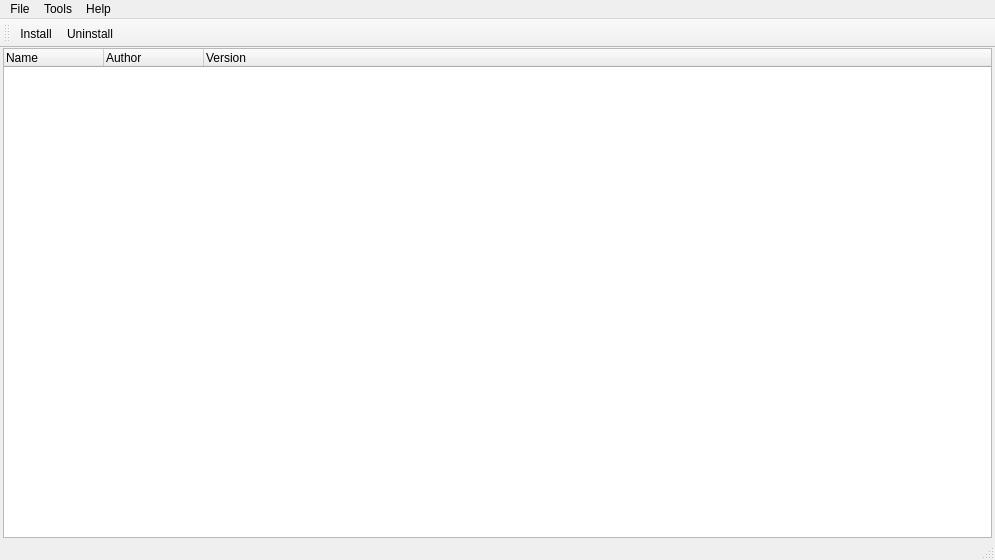
<?xml version="1.0" encoding="UTF-8"?>
<ui version="4.0">
 <class>MainWindow</class>
 <widget class="QMainWindow" name="MainWindow">
  <property name="geometry">
   <rect>
    <x>0</x>
    <y>0</y>
    <width>995</width>
    <height>560</height>
   </rect>
  </property>
  <property name="windowTitle">
   <string>XV2 Mods Installer</string>
  </property>
  <widget class="QWidget" name="centralWidget">
   <layout class="QHBoxLayout" name="horizontalLayout">
    <property name="leftMargin">
     <number>3</number>
    </property>
    <property name="topMargin">
     <number>0</number>
    </property>
    <property name="rightMargin">
     <number>3</number>
    </property>
    <property name="bottomMargin">
     <number>0</number>
    </property>
    <item>
     <widget class="QTreeWidget" name="modsList">
      <property name="contextMenuPolicy">
       <enum>Qt::ActionsContextMenu</enum>
      </property>
      <property name="rootIsDecorated">
       <bool>false</bool>
      </property>
      <column>
       <property name="text">
        <string>Name</string>
       </property>
      </column>
      <column>
       <property name="text">
        <string>Author</string>
       </property>
      </column>
      <column>
       <property name="text">
        <string>Version</string>
       </property>
      </column>
     </widget>
    </item>
   </layout>
  </widget>
  <widget class="QMenuBar" name="menuBar">
   <property name="geometry">
    <rect>
     <x>0</x>
     <y>0</y>
     <width>995</width>
     <height>21</height>
    </rect>
   </property>
   <widget class="QMenu" name="menuFile">
    <property name="title">
     <string>File</string>
    </property>
    <addaction name="actionOpen"/>
    <addaction name="separator"/>
    <addaction name="actionExit"/>
   </widget>
   <widget class="QMenu" name="menuHelp">
    <property name="title">
     <string>Help</string>
    </property>
    <addaction name="actionAbout"/>
   </widget>
   <widget class="QMenu" name="menuTools">
    <property name="title">
     <string>Tools</string>
    </property>
    <addaction name="actionAssociate_x2m_extension"/>
    <addaction name="actionSlot_editor"/>
    <addaction name="actionSlot_editor_stages"/>
    <addaction name="actionSlot_editor_stages_local_mode"/>
    <addaction name="actionFind_and_delete_dead_ids"/>
    <addaction name="actionChange_3_letter_code_of_x2m"/>
    <addaction name="actionCompile_INTERNAL_folder"/>
    <addaction name="actionConvert_charalist"/>
    <addaction name="separator"/>
    <addaction name="actionClear_installation"/>
    <addaction name="actionRemoveEmptyDirs"/>
   </widget>
   <addaction name="menuFile"/>
   <addaction name="menuTools"/>
   <addaction name="menuHelp"/>
  </widget>
  <widget class="QToolBar" name="mainToolBar">
   <attribute name="toolBarArea">
    <enum>TopToolBarArea</enum>
   </attribute>
   <attribute name="toolBarBreak">
    <bool>false</bool>
   </attribute>
   <addaction name="actionOpen"/>
   <addaction name="actionUninstall"/>
  </widget>
  <widget class="QStatusBar" name="statusBar"/>
  <action name="actionOpen">
   <property name="icon">
    <iconset resource="resources.qrc">
     <normaloff>:/install.ico</normaloff>:/install.ico</iconset>
   </property>
   <property name="text">
    <string>Install</string>
   </property>
  </action>
  <action name="actionExit">
   <property name="text">
    <string>Exit</string>
   </property>
  </action>
  <action name="actionAbout">
   <property name="text">
    <string>About</string>
   </property>
  </action>
  <action name="actionUninstall">
   <property name="icon">
    <iconset resource="resources.qrc">
     <normaloff>:/uninstall.ico</normaloff>:/uninstall.ico</iconset>
   </property>
   <property name="text">
    <string>Uninstall</string>
   </property>
  </action>
  <action name="actionAssociate_x2m_extension">
   <property name="text">
    <string>Associate .x2m extension</string>
   </property>
  </action>
  <action name="actionSlot_editor">
   <property name="text">
    <string>Slot editor</string>
   </property>
  </action>
  <action name="actionFind_and_delete_dead_ids">
   <property name="text">
    <string>Find dead ids</string>
   </property>
  </action>
  <action name="actionClear_installation">
   <property name="text">
    <string>Clear installation</string>
   </property>
  </action>
  <action name="actionRemoveEmptyDirs">
   <property name="text">
    <string>Remove empty directories</string>
   </property>
  </action>
  <action name="actionChange_3_letter_code_of_x2m">
   <property name="text">
    <string>Change 3-letter code of x2m</string>
   </property>
  </action>
  <action name="actionConvert_charalist">
   <property name="text">
    <string>Convert CharaList</string>
   </property>
  </action>
  <action name="actionCompile_INTERNAL_folder">
   <property name="text">
    <string>Compile INTERNAL folder</string>
   </property>
  </action>
  <action name="actionSlot_editor_stages">
   <property name="text">
    <string>Slot editor (stages)</string>
   </property>
  </action>
  <action name="actionSlot_editor_stages_local_mode">
   <property name="text">
    <string>Slot editor (stages, local mode)</string>
   </property>
  </action>
 </widget>
 <layoutdefault spacing="6" margin="11"/>
 <resources>
  <include location="resources.qrc"/>
 </resources>
 <connections/>
</ui>
